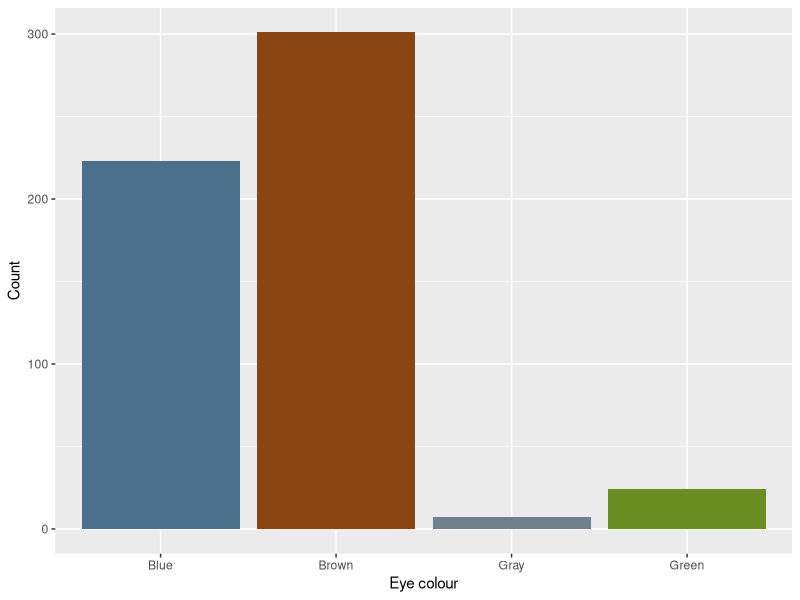

Source code (R): (Note: this script raises an error after producing the figure.)
## ---- chunk 1
knitr::opts_chunk$set(echo = TRUE, cache = F, panel=FALSE, copy=TRUE, dev.args = list(bg = 'transparent')) 
options(scipen=999)

set.seed(420)
library(tidyverse)
library(cowplot)
## ---- chunk 2
df <- tibble(eye_col = sample(c("Brown", "Blue", "Green", "Gray"), 555,
                        replace = T, prob = c(.55, .39, .04, .02)),
             age = rnorm(length(eye_col), 20, .65))

p1 <- df %>%
  ggplot(aes(x = eye_col)) +
  geom_bar(fill = c("skyblue4", "chocolate4", "slategray", "olivedrab"), colour=NA) +
  labs(x = "Eye colour", y = "Count")

p2 <- df %>%
  ggplot(aes(x = age)) +
  geom_histogram() +
  stat_density(aes(y = ..density.. * 80), geom = "line", color = theme_col, lwd = 1) +
  labs(x = "Age (years)", y = "Count")
  
plot_grid(p1, p2)
## ---- chunk 3
n <- 20
mu <- 173
sigma <- 23
x_bar <- replicate(100000, mean(rnorm(n, mu, sigma)))
mean(x_bar)
